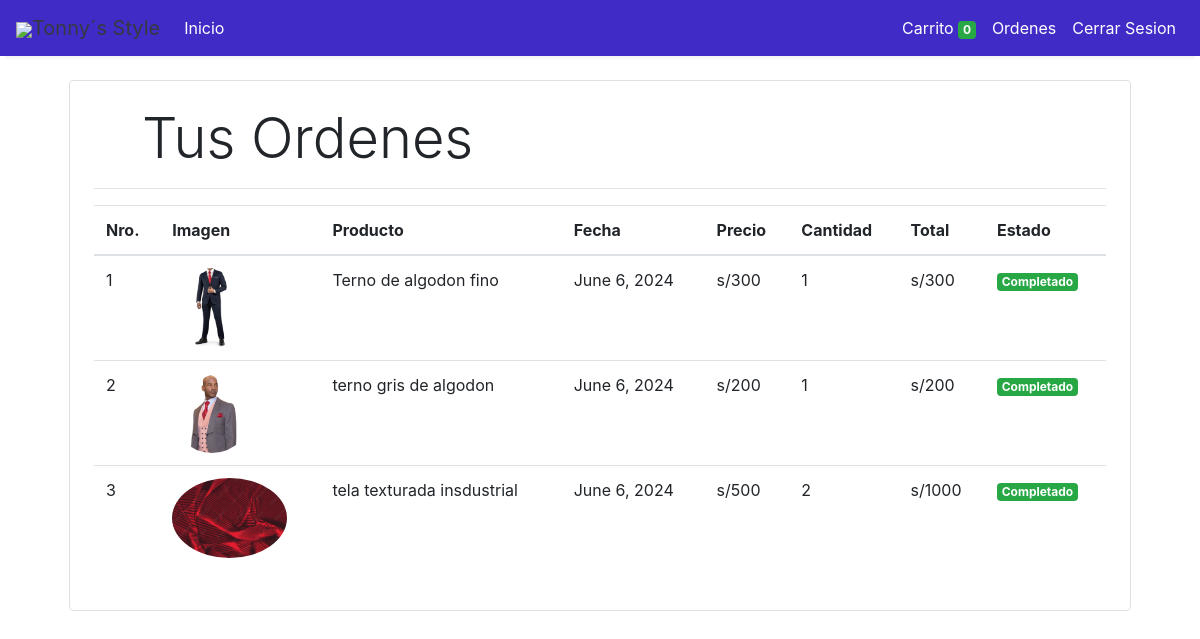
The page /orders (signed in) on the database its author committed.
### store/models/orders.py (models this page shows, shortened)
class Order(models.Model):
    product = models.ForeignKey(Products,on_delete=models.CASCADE)
    customer = models.ForeignKey(Customer,on_delete=models.CASCADE)
    quantity = models.IntegerField(default=1)
    price = models.IntegerField()
    address = models.CharField (max_length=50, default='', blank=True)
    phone = models.CharField (max_length=50, default='', blank=True)
    date = models.DateField (default=datetime.datetime.today)
    status = models.BooleanField (default=False)
    @staticmethod
    def get_orders_by_customer(customer_id):
        return Order.objects.filter(customer=customer_id).order_by('-date')

### store/models/product.py (models this page shows, shortened)
class Products(models.Model):
    name = models.CharField(max_length=60)
    price= models.IntegerField(default=0)
    category= models.ForeignKey(Category,on_delete=models.CASCADE,default=1 )
    description= models.CharField(max_length=250, default='', blank=True, null= True)
    image= models.ImageField(upload_to='uploads/products/')

### store/middlewares/auth.py (the view)
    def middleware(request):
        print(request.session.get('customer'))
        returnUrl = request.META['PATH_INFO']
        print(request.META['PATH_INFO'])
        if not request.session.get('customer'):
           return redirect(f'login?return_url={returnUrl}')
        response = get_response(request)
        return response

### store/templatetags/custom_filter.py (called while the page is built)
@register.filter(name='multiply')
def multiply(number , number1):
    return number * number1

### store/views/orders.py (called while the page is built)
    def get(self , request ):
        customer = request.session.get('customer')
        orders = Order.get_orders_by_customer(customer)
        print(orders)
        return render(request , 'orders.html'  , {'orders' : orders})

### store/templates/orders.html
{% extends 'base.html' %}
{% block content %}
{% load cart %}
{% load custom_filter %}
<div class="container">
   <div class="border rounded p-4 m-4">
        <p class="display-4 pl-4 ml-4">Tus Ordenes</p>
        <hr>
        <table class="table">
            <thead>
                <tr>
                    <th>Nro.</th>
                    <th>Imagen</th>
                    <th>Producto</th>
                    <th>Fecha</th>
                    <th>Precio</th>
                    <th>Cantidad</th>
                    <th>Total</th>
                    <th>Estado</th>
                </tr>
            </thead>
            <tbody>
                {% for order in orders %}
                <tr>
                    <td>{{forloop.counter}}</td>
                    <td><img style="height: 80px;" class="rounded-circle" src="{{order.product.image.url}}" alt=""></td>
                    <td>{{order.product.name}}</td>
                    <td>{{order.date}}</td>
                    <td>s/{{order.price}}</td>
                    <td>{{order.quantity}}</td>
                    <td>s/{{order.quantity|multiply:order.price}}</td>
                    {% if order.status %}
                    <td><small class="badge badge-success">Completado</small></td>
                    {%else%}
                    <td><small class="badge badge-warning">Pendiente</small></td>
                    {% endif %}
                </tr>
                {% endfor %}
            </tbody>
        </table>
   </div>
</div>
{% endblock %}

### rows shown on the page
Order: product.image (picture), product.name "Terno de algodon fino", date "June 6, 2024", price "300", quantity "1", quantity|multiply "300", status "Completado"
Order: product.image (picture), product.name "terno gris de algodon", date "June 6, 2024", price "200", quantity "1", quantity|multiply "200", status "Completado"
Order: product.image (picture), product.name "tela texturada insdustrial", date "June 6, 2024", price "500", quantity "2", quantity|multiply "1000", status "Completado"

### other values the page prints
{{ request.session.cart.keys|length }} "0"
